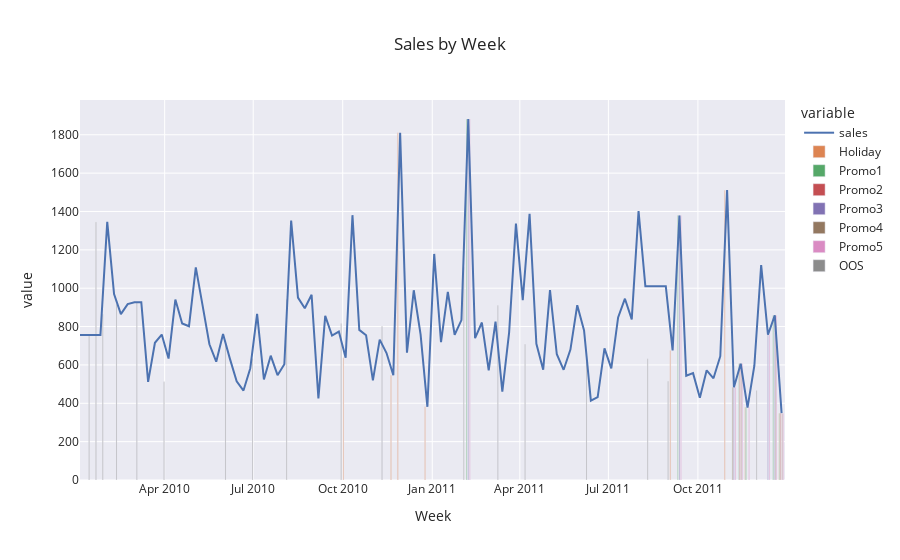
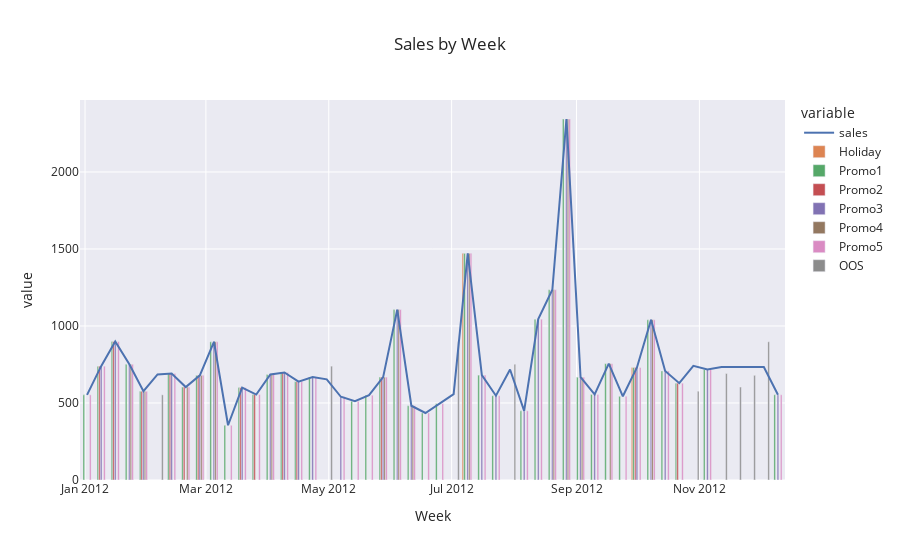

The code cell stored with these charts, in order, in its notebook:
### Code cell
deptId = 'Dept03'
path = 'Data/' + deptId
df_train = pd.read_csv(path + '/data_train.csv')
df_test = pd.read_csv(path + '/data_test.csv')
df_train = df_train.sort_values(by=['week'])
df_test = df_test.sort_values(by=['week'])
plotTS(df_train, ['MarkDown1', 'MarkDown2', 'MarkDown3', 'MarkDown4', 'MarkDown5'], 'holInd', 'Sales by Week', ['sales'])
plotTS(df_test, ['MarkDown1', 'MarkDown2', 'MarkDown3', 'MarkDown4', 'MarkDown5'], 'holInd', 'Sales by Week', ['sales'])
